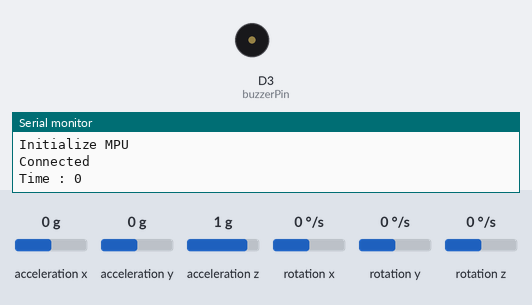
A sketch run on a simulated ESP8266 (NodeMCU). On the bench: buzzer (waves = sounding), the last lines printed to the serial monitor. The inputs (shaded band) are chosen by the test bench; at power-on: acceleration x 0 g, acceleration y 0 g, acceleration z 1 g, rotation x 0 °/s, rotation y 0 °/s, rotation z 0 °/s.

Above: at 0.1 s.
At 41.2 s:
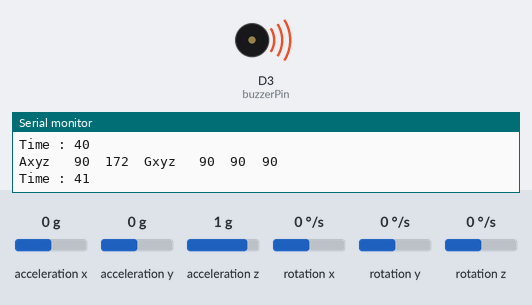
Timing chart, 0 to 42.7 s (numbered marks = the images above):
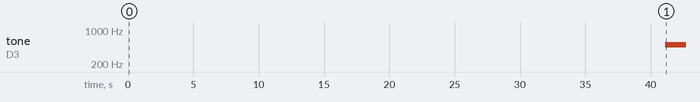

Measured:
- by itself, tone on D3 (buzzerPin): silent → 500 Hz at 41.1 s

The sketch:

Mpu-Buzzer.ino
```cpp
#include "Wire.h"
#include "I2Cdev.h"
#include "MPU6050.h"
MPU6050 mpu; //ประกาศตัวแปร mpu
int16_t ax, ay, az;
int16_t gx, gy, gz;

long time1;
long previous = 0;
long current;
const int buzzerPin = D3;
void setup()
{
  Wire.begin();
  Serial.begin(38400);
  pinMode(buzzerPin, OUTPUT);
  Serial.println("Initialize MPU");
  mpu.initialize();
  Serial.println(mpu.testConnection() ? "Connected" : "Connection failed");
}

void loop()
{
  mpu.getMotion6(&ax, &ay, &az, &gx, &gy, &gz);
  // แปลงค่าแกนให้เป็นมุม 0-180 องศา
  ax = map(ax, -18000, 18000, 0, 180);
  ay = map(ay, -18000, 18000, 0, 180);
  az = map(az, -18000, 18000, 0, 180);
  gx = map(gx, -18000, 18000, 0, 180);
  gy = map(gy, -18000, 18000, 0, 180);
  gz = map(gz, -18000, 18000, 0, 180);
  current = millis()/1000 - previous;
  Serial.print("Time : ");
  Serial.println(current);
  if (current > 40) {
    previous = millis()/1000;
    tone(buzzerPin, 500);
    delay(1000);
  }
  noTone(buzzerPin);
  delay(1000);
  Serial.print("Axyz \t");
  Serial.print(ax); Serial.print("\t");
  //Serial.print(ay); Serial.print("AAAAA\t");
  Serial.print(az); Serial.print("\t");
  Serial.print("Gxyz \t");
  Serial.print(gx); Serial.print("\t");
  Serial.print(gy); Serial.print("\t");
  Serial.println(gz);

  delay(50);
}
```
